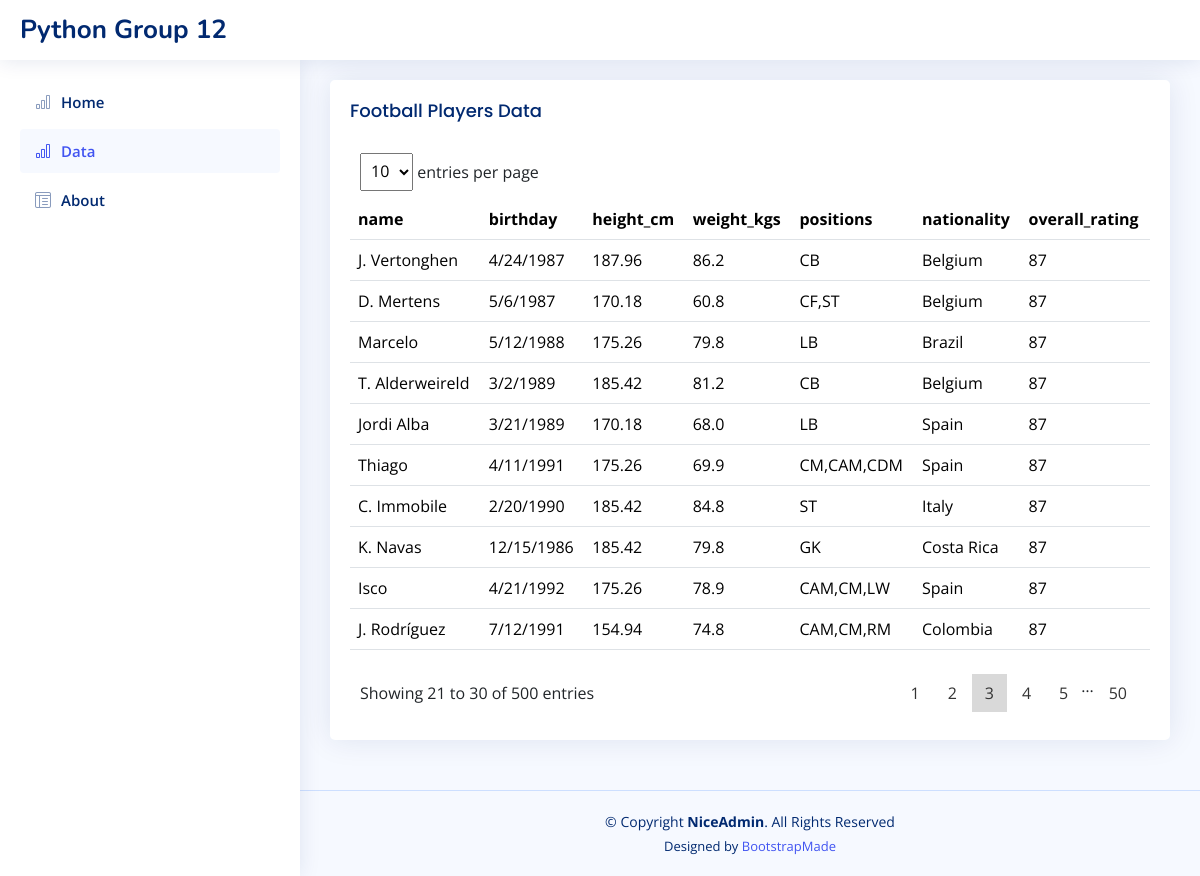
/data?page=3&per_page=10, run on the app's committed database.
### tables this page shows
CREATE TABLE "players" (
"Unnamed: 0" INTEGER,
  "name" TEXT,
  "birth_date" TEXT,
  "height_cm" REAL,
  "weight_kgs" REAL,
  "positions" TEXT,
  "nationality" TEXT,
  "overall_rating" INTEGER
);

### website/index.py (the view)
@app.route("/data")
def data():
    page = request.args.get('page', 1, type=int)
    PER_PAGE = request.args.get('per_page',10, type=int)
    start = (page - 1) * PER_PAGE
    end = start + PER_PAGE
    print(start, end)
    con = sqlite3.connect(r'database\Football.db')
    cursor = con.cursor()
    players = cursor.execute(f"SELECT * FROM players limit {start}, {PER_PAGE}").fetchall()
    total_number = cursor.execute("SELECT COUNT(*) FROM players").fetchone()[0] #rows
    total_page = int(total_number/PER_PAGE)
    con.close()
    g.per_page = PER_PAGE
    g.start = start
    g.end = end
    g.page = page
    return render_template('data.html', players=players, total_number = total_number, total_page=total_page)

### website/templates/data.html (shortened to what this page needs)
<!DOCTYPE html>
<html lang="en">
<head>
  <link href="/assets/vendor/bootstrap/css/bootstrap.min.css" rel="stylesheet">
  <link href="/assets/vendor/bootstrap-icons/bootstrap-icons.css" rel="stylesheet">
  <link href="/assets/vendor/simple-datatables/style.css" rel="stylesheet">
  <link href="/assets/css/style.css" rel="stylesheet">
</head>
<body>
  <header id="header" class="header fixed-top d-flex align-items-center">
    <div class="d-flex align-items-center justify-content-between">
      <a href="index.html" class="logo d-flex align-items-center">
        <span class="d-none d-lg-block">Python Group 12</span>
      </a>
    </div>
  </header>
  <aside id="sidebar" class="sidebar">
    <ul class="sidebar-nav" id="sidebar-nav">
      <li class="nav-item">
        <a class="nav-link collapsed" data-bs-target="#charts-nav" data-bs-toggle="collapsed" href="{{ url_for('index') }}">
          <i class="bi bi-bar-chart"></i><span>Home</span>
        </a>
      </li>
      <li class="nav-item">
        <a class="nav-link " data-bs-target="#charts-nav" data-bs-toggle="collapsed" href="{{ url_for('data') }}">
          <i class="bi bi-bar-chart"></i><span>Data</span>
        </a>
      </li>
      <li class="nav-item">
        <a class="nav-link collapsed" data-bs-target="#tables-nav" data-bs-toggle="show" href="{{ url_for('about') }}">
          <i class="bi bi-layout-text-window-reverse"></i><span>About</span>
        </a>
      </li>
    </ul>
  </aside>
  <main id="main" class="main">
    <section class="section">
      <div class="row">
        <div class="col-lg-12">
          <div class="card">
            <div class="card-body">
              <h5 class="card-title">Football Players Data</h5>
              <div class="datatable-top">
    <div class="datatable-dropdown">
            <label>
              <form id="per_page_form" method="get" action="{{ url_for('data') }}">
                <select class="datatable-selector" name="per_page" id="per_page" onchange="this.form.submit()">
                  <option value="10" {% if g.per_page == 10 %} selected="" {% endif %} >10</option>
                </select> entries per page
              </form>
            </label>
        </div>
</div>
              <table class="table datatable">
                <thead>
                  <tr>
                    <th>
                      name
                    </th>
                    <th>birthday</th>
                    <th>height_cm</th>
                    <th>weight_kgs</th>
                    <th>positions</th>
                    <th>nationality</th>
                    <th>overall_rating</th>
                  </tr>
                </thead>
                <tbody>
                  {%for p in players %}
                  <tr>
                    <td>{{p[1]}}</td>
                    <td>{{p[2]}}</td>
                    <td>{{p[3]}}</td>
                    <td>{{p[4]}}</td>
                    <td>{{p[5]}}</td>
                    <td>{{p[6]}}</td>
                    <td>{{p[7]}}</td>
                  </tr>
                  {% endfor %}
                </tbody>
              </table>
              <div class="datatable-bottom">
    <div class="datatable-info">Showing {{g.start+1}} to {{g.end}} of {{total_number}} entries</div>
    <nav class="datatable-pagination">
      <ul class="datatable-pagination-list">
      {%if total_page > 5 %}
        {%for i in range(g.page-3,g.page+2)%}
        {%if i+1 == g.page %}
        <li class="datatable-pagination-list-item datatable-active"><a data-page="1" class="datatable-pagination-list-item-link" aria-label="Page 1">{{i+1}}</a></li>
        {%elif i>-1 and i+1<= total_page%}
        <li class="datatable-pagination-list-item"><a data-page="{{i+1}}" class="datatable-pagination-list-item-link" aria-label="Page 2" href="{{ url_for('data', page = i+1, per_page = g.per_page) }}">{{i+1}}</a></li>
        {%endif%}
        {% endfor %}
        {%if total_page - g.page >3 %}
      <li>…</li>
      {%endif%}
        {%if g.page+2<total_page%}
        <li class="datatable-pagination-list-item"><a data-page="{{total_page}}" class="datatable-pagination-list-item-link" aria-label="Page 2" href="{{ url_for('data', page = total_page, per_page = g.per_page) }}">{{total_page}}</a></li>
        {% endif %}
        {% endif %}
      </ul>
      </div>
            </div>
          </div>
        </div>
      </div>
    </section>
  </main>
  <footer id="footer" class="footer">
    <div class="copyright">
      &copy; Copyright <strong><span>NiceAdmin</span></strong>. All Rights Reserved
    </div>
    <div class="credits">
      Designed by <a href="https://bootstrapmade.com/">BootstrapMade</a>
    </div>
  </footer>
</body>
</html>

### website/assets/css/style.css (style rules this page uses)
:root { scroll-behavior: smooth; }
body { font-family: "Open Sans", sans-serif; background: #f6f9ff; color: #444444; }
a { color: #4154f1; text-decoration: none; }
h1, h2, h3, h4, h5, h6 { font-family: "Nunito", sans-serif; }
#main { margin-top: 60px; padding: 20px 30px; transition: all 0.3s; }
.card { margin-bottom: 30px; border: none; border-radius: 5px; box-shadow: 0px 0 30px rgba(1, 41, 112, 0.1); }
.card-title { padding: 20px 0 15px 0; font-size: 18px; font-weight: 500; color: #012970; font-family: "Poppins", sans-serif; }
.card-body { padding: 0 20px 20px 20px; }
.logo { line-height: 1; }
@media (min-width: 1200px) { .logo { width: 280px; } }
.logo span { font-size: 26px; font-weight: 700; color: #012970; font-family: "Nunito", sans-serif; }
.header { transition: all 0.5s; z-index: 997; height: 60px; box-shadow: 0px 2px 20px rgba(1, 41, 112, 0.1); background-color: #fff; padding-left: 20px; }
.sidebar { position: fixed; top: 60px; left: 0; bottom: 0; width: 300px; z-index: 996; transition: all 0.3s; padding: 20px; overflow-y: auto; scrollbar-width: thin; scrollbar-color: #aab7cf transparent; box-shadow: 0px 0px 20px rgba(1, 41, 112, 0.1); background-color: #fff; }
@media (min-width: 1200px) { #main, #footer { margin-left: 300px; } }
.sidebar-nav { padding: 0; margin: 0; list-style: none; }
.sidebar-nav li { padding: 0; margin: 0; list-style: none; }
.sidebar-nav .nav-item { margin-bottom: 5px; }
.sidebar-nav .nav-link { display: flex; align-items: center; font-size: 15px; font-weight: 600; color: #4154f1; transition: 0.3; background: #f6f9ff; padding: 10px 15px; border-radius: 4px; }
.sidebar-nav .nav-link i { font-size: 16px; margin-right: 10px; color: #4154f1; }
.sidebar-nav .nav-link.collapsed { color: #012970; background: #fff; }
.sidebar-nav .nav-link.collapsed i { color: #899bbd; }
.footer { padding: 20px 0; font-size: 14px; transition: all 0.3s; border-top: 1px solid #cddfff; }
.footer .copyright { text-align: center; color: #012970; }
.footer .credits { padding-top: 5px; text-align: center; font-size: 13px; color: #012970; }

### data on the page
players: name "J. Vertonghen", birth_date "4/24/1987", height_cm "187.96", weight_kgs "86.2", positions "CB", nationality "Belgium", overall_rating "87"
players: name "D. Mertens", birth_date "5/6/1987", height_cm "170.18", weight_kgs "60.8", positions "CF,ST", nationality "Belgium", overall_rating "87"
players: name "Marcelo", birth_date "5/12/1988", height_cm "175.26", weight_kgs "79.8", positions "LB", nationality "Brazil", overall_rating "87"
players: name "T. Alderweireld", birth_date "3/2/1989", height_cm "185.42", weight_kgs "81.2", positions "CB", nationality "Belgium", overall_rating "87"
players: name "Jordi Alba", birth_date "3/21/1989", height_cm "170.18", weight_kgs "68.0", positions "LB", nationality "Spain", overall_rating "87"
players: name "Thiago", birth_date "4/11/1991", height_cm "175.26", weight_kgs "69.9", positions "CM,CAM,CDM", nationality "Spain", overall_rating "87"
players: name "C. Immobile", birth_date "2/20/1990", height_cm "185.42", weight_kgs "84.8", positions "ST", nationality "Italy", overall_rating "87"
players: name "K. Navas", birth_date "12/15/1986", height_cm "185.42", weight_kgs "79.8", positions "GK", nationality "Costa Rica", overall_rating "87"
players: name "Isco", birth_date "4/21/1992", height_cm "175.26", weight_kgs "78.9", positions "CAM,CM,LW", nationality "Spain", overall_rating "87"
players: name "J. Rodríguez", birth_date "7/12/1991", height_cm "154.94", weight_kgs "74.8", positions "CAM,CM,RM", nationality "Colombia", overall_rating "87"

### other printed values
{{ g.start+1 }} "21"
{{ g.end }} "30"
{{ total_number }} "500"
{{ i+1 }} "1" "2" "4" "5"
{{ i+1 }} "3"
{{ total_page }} "50"
